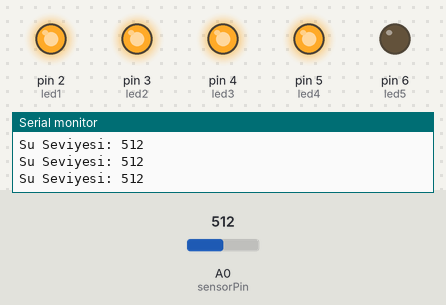
The sketch below on a simulated Arduino Uno, built with avr-gcc and run on an emulated ATmega328P. Shown: output pins drawn as LEDs (lit = HIGH), the last lines printed to the serial monitor. The test bench sets the inputs (shaded band); at power-on: A0 (sensorPin) = 512.

Above: at 1.2 s.
1.3 s: A0 (sensorPin) set to 460
2.8 s: A0 (sensorPin) set to 438
At 3.2 s:
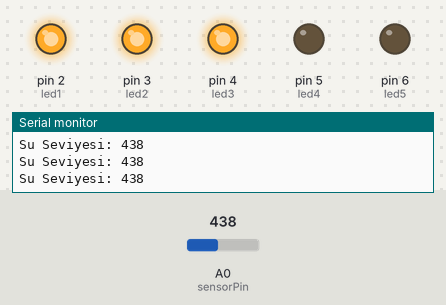
4.3 s: A0 (sensorPin) set to 309
5.8 s: A0 (sensorPin) set to 287
At 7.0 s:
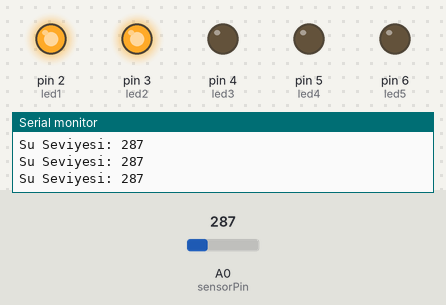
7.3 s: A0 (sensorPin) set to 163
8.8 s: A0 (sensorPin) set to 140
At 9.8 s:
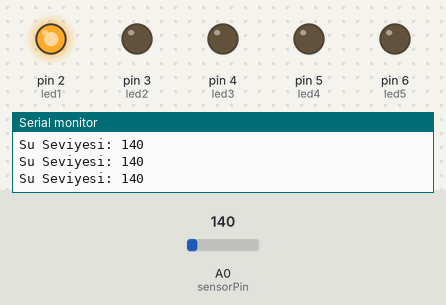
Timing chart, 0 to 11.3 s (numbered marks = the images above; inputs shaded):
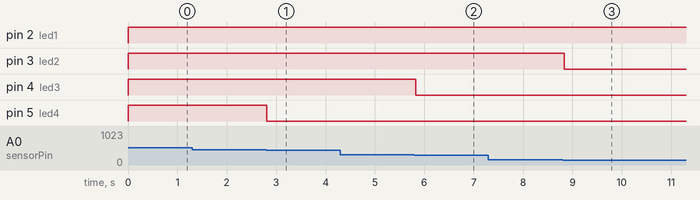

Measured:
- the behaviour switches between 451 and 450 on A0 (sensorPin) (found by bisection; images 0 and 1)
- the behaviour switches between 301 and 300 on A0 (sensorPin) (found by bisection; images 1 and 2)
- the behaviour switches between 151 and 150 on A0 (sensorPin) (found by bisection; images 2 and 3)
- after the input at 2.8 s, pin 5 (led4): HIGH → LOW at once
- after the input at 5.8 s, pin 4 (led3): HIGH → LOW at once
- after the input at 8.8 s, pin 3 (led2): HIGH → LOW at once

The sketch:

Suseviyesensoru5Ledli.ino
```cpp
// --- TANIMLAMALAR ---
// LED'lerin takılı olduğu pinler
int led1 = 2; // Kırmızı (En alt seviye)
int led2 = 3; // Kahverengi/Sarı
int led3 = 4; // Sarı
int led4 = 5; // Yeşil
int led5 = 6; // Mavi (En üst seviye)

// Su Sensörü Pini
int sensorPin = A0;

// Değişkenler
int suDegeri = 0; // Sensörden gelen ham veri

void setup() {
  // LED pinlerini çıkış olarak ayarla
  pinMode(led1, OUTPUT);
  pinMode(led2, OUTPUT);
  pinMode(led3, OUTPUT);
  pinMode(led4, OUTPUT);
  pinMode(led5, OUTPUT);

  // Seri haberleşmeyi başlat (Değerleri görmek için)
  Serial.begin(9600);
}

void loop() {
  // 1. Sensörü Oku
  suDegeri = analogRead(sensorPin);

  // Ekrana yazdıralım (Kalibrasyon için çok önemli)
  Serial.print("Su Seviyesi: ");
  Serial.println(suDegeri);

  // 2. LED Kontrolü (BARAJ MANTIĞI)
  // Her LED'in yanması için gereken bir sınır değeri var.

  // 1. Seviye (Çok az su) - Sınır: 50
  if (suDegeri > 50) {
    digitalWrite(led1, HIGH);
  } else {
    digitalWrite(led1, LOW);
  }

  // 2. Seviye - Sınır: 150
  if (suDegeri > 150) {
    digitalWrite(led2, HIGH);
  } else {
    digitalWrite(led2, LOW);
  }

  // 3. Seviye (Orta) - Sınır: 300
  if (suDegeri > 300) {
    digitalWrite(led3, HIGH);
  } else {
    digitalWrite(led3, LOW);
  }

  // 4. Seviye - Sınır: 450
  if (suDegeri > 450) {
    digitalWrite(led4, HIGH);
  } else {
    digitalWrite(led4, LOW);
  }

  // 5. Seviye (Depo Dolu!) - Sınır: 600
  if (suDegeri > 600) {
    digitalWrite(led5, HIGH);
  } else {
    digitalWrite(led5, LOW);
  }

  // Okumalar çok hızlı akmasın diye minik bir bekleme
  delay(100);
}
```
